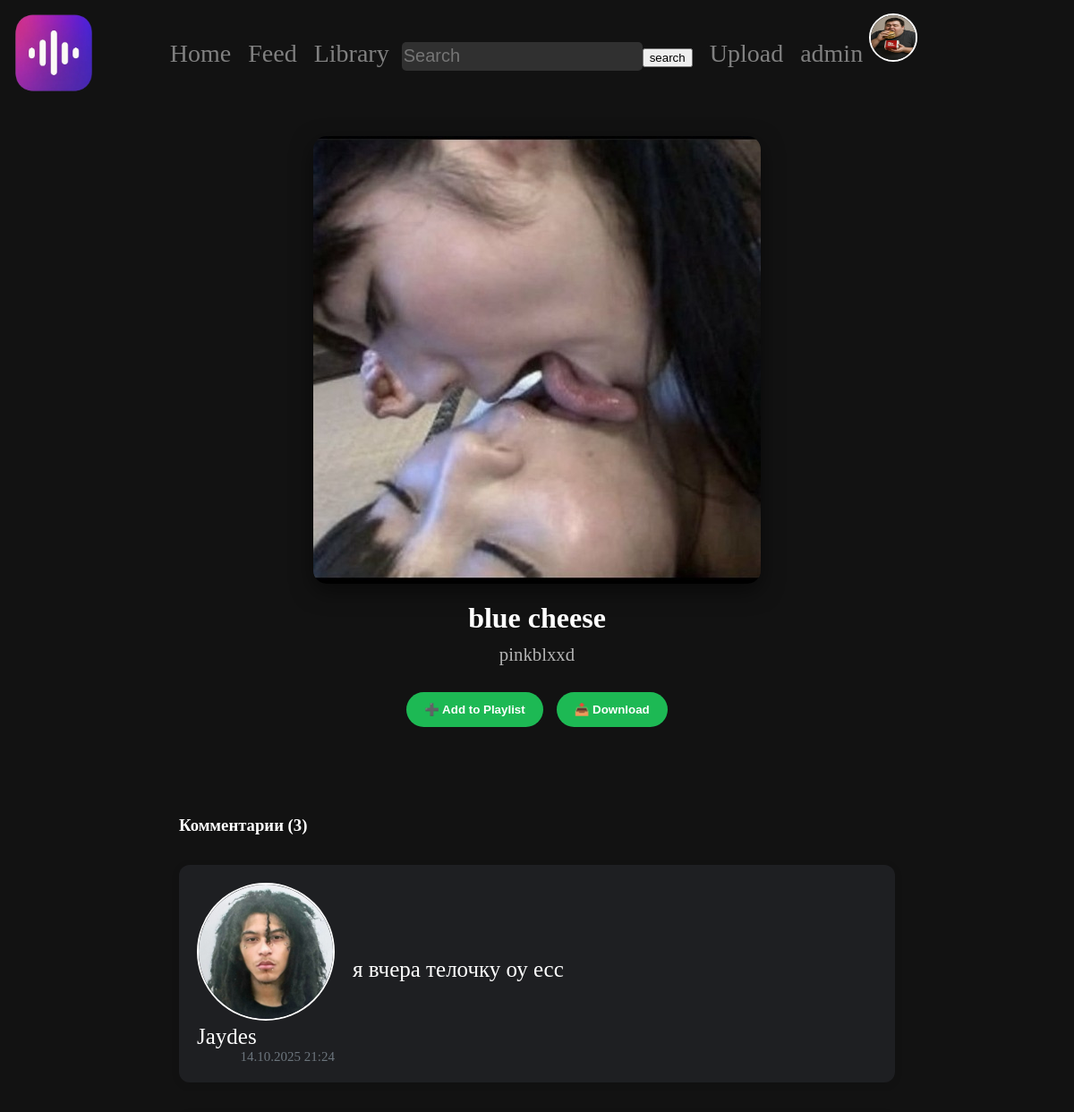
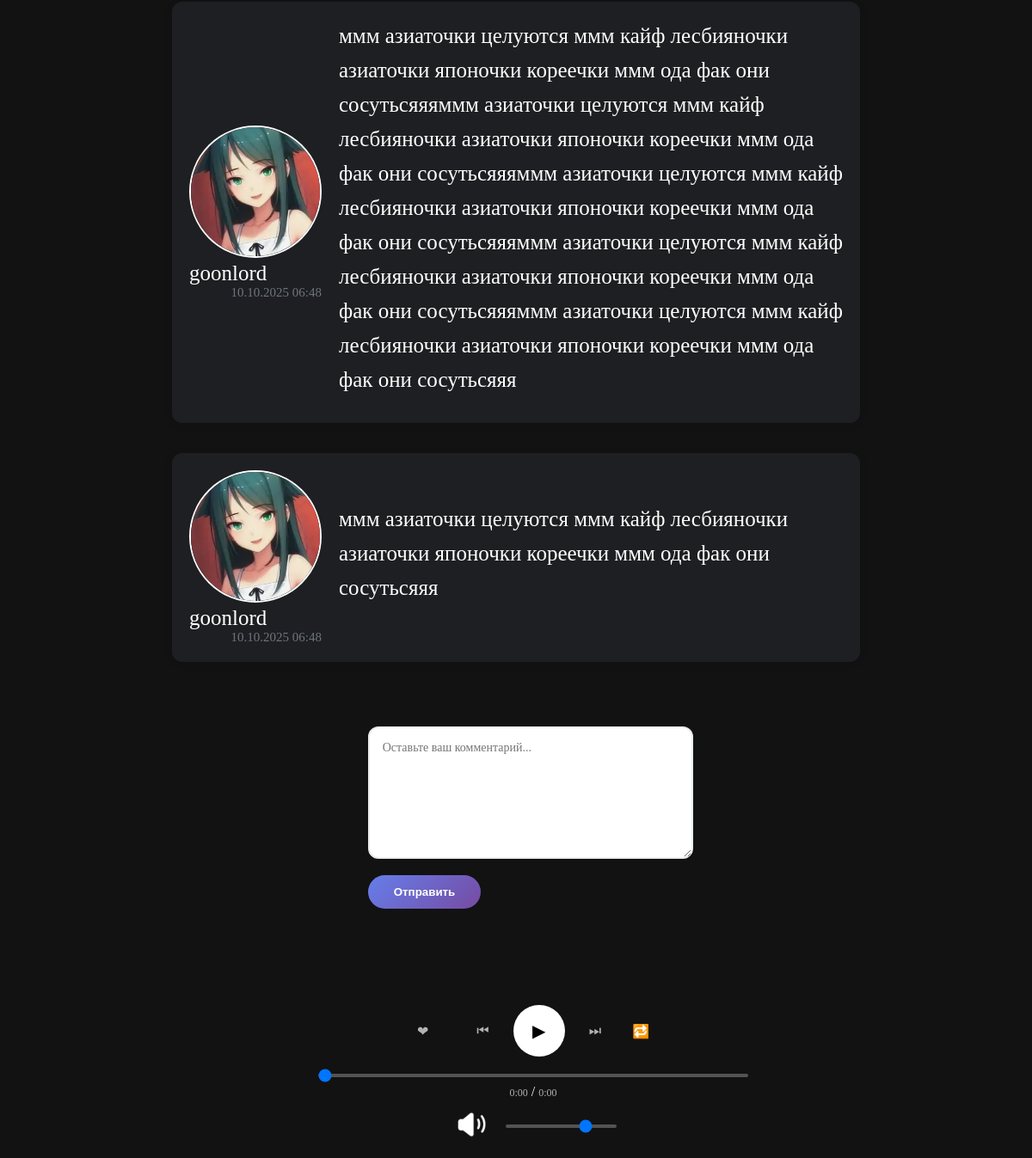
The page /track/1 (signed in) on the database its author committed (2 pictures, top to bottom).
### Users/models.py (models this page shows, shortened)
class CustomUser(AbstractUser):
    username = models.CharField(max_length=20, unique=True)
    avatar = models.ImageField(upload_to="images/user_avatars", default="images/user_avatars/noavatar.png")
    bio = models.TextField(max_length=50, blank=True)

### WaveBox/models.py (models this page shows, shortened)
class Track(models.Model):
    name = models.CharField(max_length=100)
    author = models.CharField(max_length=100)
    date = models.DateField(auto_now_add=True)
    audiofile = models.FileField(upload_to="audiofiles", validators=[FileExtensionValidator(allowed_extensions=["mp3"])])
    image = models.ImageField(upload_to='images/trackimages')
    liked_by = models.ManyToManyField(
        settings.AUTH_USER_MODEL,
        blank=True,
    )
    sections = models.ManyToManyField("Section", blank=True, default=["Popular now"])
    def like_count(self):
        return self.liked_by.count()

class Comment(models.Model):
    track = models.ForeignKey("Track", on_delete=models.CASCADE)
    user = models.ForeignKey(settings.AUTH_USER_MODEL, on_delete=models.CASCADE)
    text = models.TextField()
    date = models.DateTimeField(auto_now_add=True)

### WaveBox/views.py (the view, shortened to what this page needs)
# urls.py: path("track/<int:track_id>", track, name="track" ),
def track(request, track_id):
    comments = Comment.objects.filter(track_id=track_id).order_by("-date")
    track = Track.objects.get(pk=track_id)
    form = CommentForm
    if request.session.get("comment_wrote"):
        del request.session["comment_wrote"]
        comment_wrote = True
    else:
        comment_wrote = False
    return render(request, 'track.html', {"t": track, "comments": comments, "form": form, "comment_wrote": comment_wrote})

### templates/track.html (shortened to what this page needs)
{% extends 'base.html' %}
{% load static %}
{% block head %}
    <link rel="stylesheet" href="{% static "MainApp/css/track.css" %}">
{% endblock %}
{% block body %}
    <div class="track-page-container">
        <div class="track-player">
            <div class="track-item">
                <div class="track-image">
                        <img src="{{ t.image.url }}">
                </div>
                <div class="track-info">
                    <h3 class="track-name">{{ t.name }}</h3>
                    <a href="/profile/{{ t.author }}"><h3 class="track-author">{{ t.author }}</h3></a>
                </div>
            </div>
            <div class="track-actions">
                <button class="action-btn add-to-playlist-btn">➕ Add to Playlist</button>
                <button class="action-btn download-btn">📥 Download</button>
            </div>
        </div>
    </div>
        <div class="comment-section">
            <h3>Комментарии ({{ comments|length }})</h3>
            {% for c in comments %}
                <div class="comment">
                <div class="avatar-username">
                    <div class="comment-avatar"><a href="/profile/{{ c.user.username }}"><img class="user-avatar" width="150px" height="150" src="{% if c.user.avatar %}{{ c.user.avatar.url }}{% else %}/media/images/user_avatars/noavatar.png{% endif %}"></a></div>
                    <div><a class="username" href="/profile/{{ c.user.username }}">{{ c.user.username }}
                    </a>
                    <div class="comment-meta">
                        <span class="comment-date">{{ c.date|date:"d.m.Y H:i" }}</span>
                    </div>
                    </div>
                </div>
                    <div class="comment-text">{{ c.text }}</div>
                </div>
            {% empty %}
                <p class="no-comments">Пока нет комментариев. Будьте первым!</p>
            {% endfor %}
            {% if user.is_authenticated %}
    <div class="add-comment-section">
        <form method="post" class="comment-form">
            <textarea name="text" placeholder="Оставьте ваш комментарий..." required></textarea>
            <button type="submit">Отправить</button>
        </form>
    </div>
    {% endif %}
        </div>
{% endblock %}

### templates/base.html (shortened to what this page needs)
{% load static %}
<!DOCTYPE html>
<html lang="ru">
<head>
    <link rel="icon" href="/media/images/icons/WaveBoxLogo.png"><link rel="stylesheet" href="{% static 'MainApp/css/main.css' %}">
  {% block head %}{% endblock %}
</head>
<body>
    <a href="/">
        <img class="logo" width="100" height="100" src="/media/images/icons/WaveBoxLogo.png">
    </a>
    <header class="header">
    <div class="nav-panel">
    <a href="/discover" class="{% if request.path == "/discover"  %}active{% endif %}">Home</a>
    <a href="/feed">Feed</a>
    <a href="/library" class="{% if request.path == "/library"  %}active{% endif %}">Library</a>
    <input class="searchbar" type="text" placeholder="Search"><button type="submit" onclick="search()">search</button>
    <a href="/upload" class="{% if request.path == "/upload"  %}active{% endif %}">Upload</a>
    <a href="{% if user.is_authenticated %}/profile/{{ request.user.username }}{% else %}/login{% endif %}" class="{% if request.path == '/profile/'|add:request.user.username %}active{% endif %}">
        {% if user.is_authenticated %}{{ request.user.username }}{% else %}Profile{% endif %}
        <img class="user-avatar" width="50" height="50" src="{% if user.is_authenticated and request.user.avatar %}{{ request.user.avatar.url }}{% else %}/media/images/user_avatars/noavatar.png{% endif %}">
    </a>
    </div>
    </header>
{% block body %}{% endblock %}
<div class="player">
    <div class="player-controls">
        <button class="control-btn like-btn">❤</button><h2 class="likes-count"></h2>
        <button class="control-btn prev-btn">⏮</button>
        <button class="player-button play-btn" onclick="playerPlayTrack(this)">▶</button>
        <button class="control-btn next-btn">⏭</button>
        <button class="control-btn repeat-btn">🔁</button>
    </div>
<div class="simple-seek">
    <input type="range" class="simple-seek-slider" min="0" max="100" value="0">
    <div class="time-display">
        <span class="current-time">0:00</span> /
        <span class="total-time">0:00</span>
    </div>
    <div class="volume-controls">
        <button data-status="volumeon" class="volume-button"><img width="40" height="40" class="volume-image" src="/media/images/icons/volume.png"></button>
    <input type="range" class="simple-volume-slider" min="0" max="100" value="75">
    </div>
</div>
</div>
</body>
</html>

### WaveBox/static/MainApp/css/main.css (style rules this page uses)
body { background-color: #121212; color: white; }
.logo { z-index: 1001; position: relative; }
a { text-decoration: none; }
img { -webkit-user-drag: none; user-select: none; -moz-user-select: none; -webkit-user-select: none; -ms-user-select: none; }
.header { background-color: #121212; padding: 15px 0; display: flex; flex-direction: row; justify-content: space-around; align-items: center; position: fixed; top: 0; left: 0; width: 100%; z-index: 1000; }
.user-avatar { border: solid white 2px; border-radius: 100px; }
.player { background-color: #121212; padding: 15px 20px; display: flex; flex-direction: column; justify-content: center; align-items: center; position: fixed; bottom: 0; left: 0; width: 100%; z-index: 1000; gap: 10px; }
.simple-seek { width: 100%; max-width: 500px; display: flex; flex-direction: column; align-items: center; gap: 8px; }
.simple-seek-slider { width: 100%; height: 4px; margin: 0; -webkit-appearance: none; appearance: none; background: #535353; border-radius: 2px; outline: none; cursor: pointer; }
.volume-controls { display: flex; align-items: center; }
.volume-button { background: none; border: none; cursor: pointer; }
.simple-volume-slider { width: 100%; height: 4px; margin-left: 15px; -webkit-appearance: none; appearance: none; background: #535353; border-radius: 2px; outline: none; cursor: pointer; }
.player-controls { display: flex; align-items: center; justify-content: center; gap: 20px; margin-bottom: 10px; }
.control-btn { background: none; border: none; color: #b3b3b3; font-size: 16px; cursor: pointer; padding: 8px; transition: color 0.2s ease; }
.player-button { background: #ffffff; border: none; border-radius: 50%; width: 40px; height: 40px; font-size: 16px; cursor: pointer; display: flex; align-items: center; justify-content: center; transition: transform 0.2s ease; }
.current-time, .total-time { color: #b3b3b3; font-size: 12px; min-width: 35px; }
.header a { font-size: 175%; margin-left: 15px; color: gray; text-decoration: none; transition: 0.5s; }
.searchbar { background-color: #303030; border: none; border-radius: 5px; color: white; font-size: 20px; height: 30px; margin-left: 10px; }
.track-item { width: 200px; flex-shrink: 0; }
.track-image { position: relative; width: 200px; height: 200px; border-radius: 10px; overflow: hidden; cursor: pointer; }
.track-image img { width: 100%; height: 100%; object-fit: cover; transition: transform 0.3s ease; }
.player-button { pointer-events: auto; width: 60px; height: 60px; border-radius: 50%; background: rgb(255, 255, 255); color: black; border: none; font-size: 20px; cursor: pointer; transition: all 0.3s ease; }
.track-info { display: flex; flex-direction: column; }
.track-name { text-decoration: none; color: white; font-size: 20px; }
.track-author { text-decoration: none; color: white; font-size: 20px; }

### rows shown on the page
CustomUser: user.username "admin", avatar (picture)
Track: image (picture), name "blue cheese", author "pinkblxxd"
Comment: user.avatar (picture), user.username "Jaydes", date "14.10.2025 21:24", text "я вчера телочку оу есс"
Comment: user.avatar (picture), user.username "goonlord", date "10.10.2025 06:48", text "ммм азиаточки целуются ммм кайф лесбияночки азиаточки японочки кореечки ммм ода фак они сосутьсяяяммм азиаточки целуются ммм кайф лесбияночки азиаточки японочки кореечки ммм ода фак они сосутьсяяяммм азиаточки целуются ммм кайф лесбияночки азиаточки японочки кореечки ммм ода фак они сосутьсяяяммм азиаточки целуются ммм кайф лесбияночки азиаточки японочки кореечки ммм ода фак они сосутьсяяяммм азиаточки целуются ммм кайф лесбияночки азиаточки японочки кореечки ммм ода фак они сосутьсяяя"
Comment: user.avatar (picture), user.username "goonlord", date "10.10.2025 06:48", text "ммм азиаточки целуются ммм кайф лесбияночки азиаточки японочки кореечки ммм ода фак они сосутьсяяя"

### other values the page prints
{{ comments|length }} "3"
